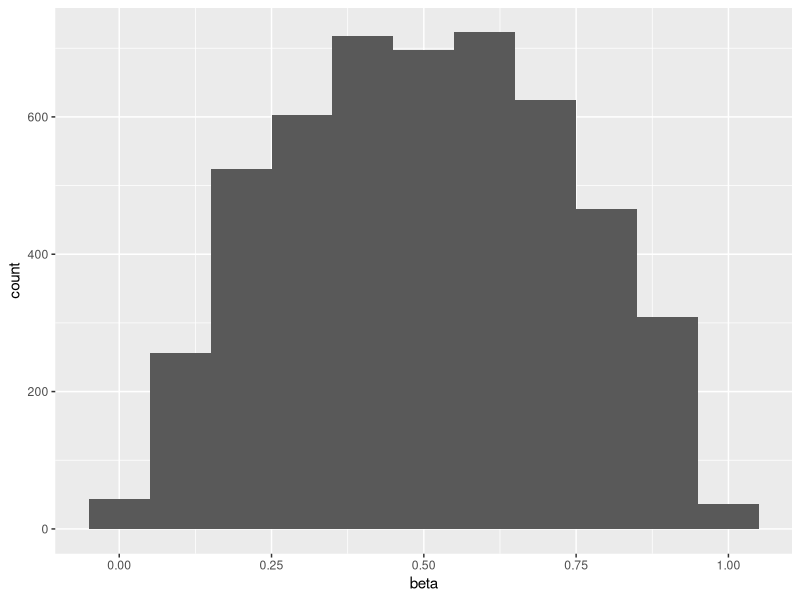
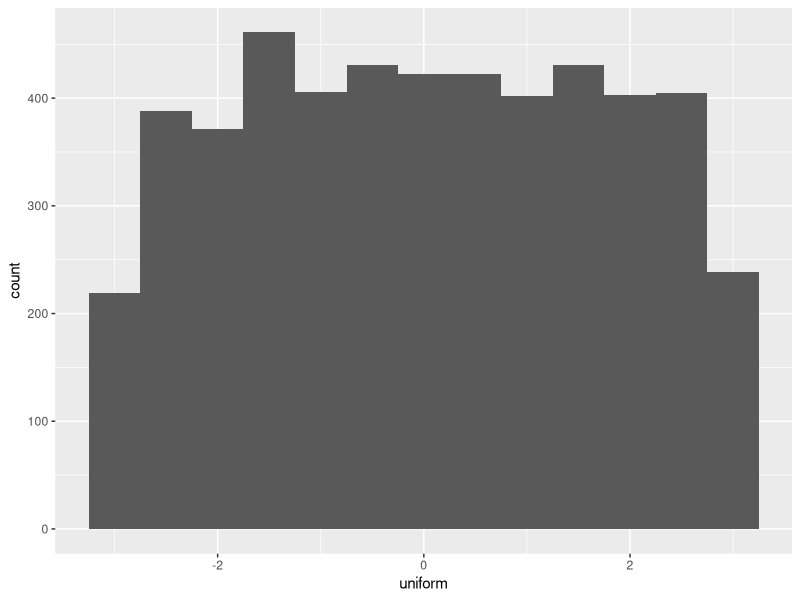
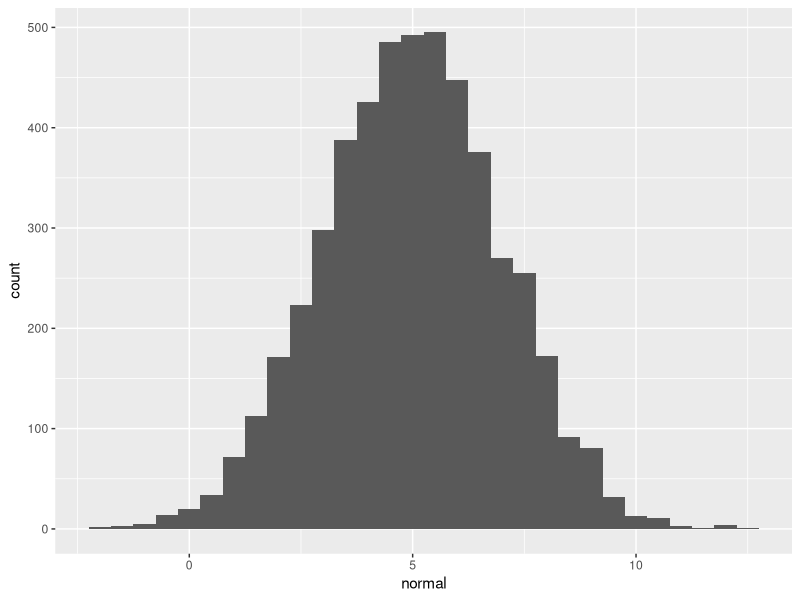

Write the R code that produced these figures, in order.
# The Binomial Distribution
library(dplyr); library(ggplot2)
# rbinom() generates a vector of binomial distributed random deviates given
#   vector length(n), number of trials(size), and a fixed probability.
# Args: rbinom(n, size, p) 
# Coin flip: where (n = # of trials, size = # of coins, p = probability of success(heads))
# where heads = 1, tails = 0

# 1 flip of 1 coin
rbinom(1 ,1, 0.5)

# 1 flip of 8 coins - how many times will heads be the outcome?
rbinom(1, 8, 0.5)

#8 flips of 1 coin - output is result of each coin flip
rbinom(8, 1, 0.5)

# dbinom() finds the probability of getting a certain number of successes(x) in a certain number of 
#   trials(size, n) where the probability of success on each trial is fixed(prob, p):
#   Probability Density Function of the binomial distribution.
# Args: dbinom(x, size, prob, log = FALSE)
# Probability of getting heads 7 times out of 10: P(heads = 7)
dbinom(7, 10, 0.5)

# pbinom() returns the area to the left (<=) of a random variable q in the binomial distribution:
#   Cumulative Density Function of the binomial distribution.
# Args: pbinom(q(vector of quantiles), size, prob, lower.tail = TRUE, log.p = FALSE)
# Probability of getting heads 7 or less times out of 10: P(heads <= 7)
pbinom(7, 10, 0.5)

# Area to the right (>): set lower.tail to TRUE
# Probability of getting heads more than 7 times: P(heads > 7)
pbinom(7, 10, 0.5, lower.tail = FALSE)
# Same as:
1 - (pbinom(7, 10, 0.5))

# Visualizing random numbers - Beta distribution

randoms <- data.frame(
  beta = rbeta(5000, shape1 = 2, shape2 = 2)
)

ggplot(randoms, aes(beta)) +
  geom_histogram(binwidth = 0.1)

# Pseudo-random number generation using rnorm()
# Starting from a particular seed value, all future random numbers will be the same.
set.seed(20000229) 
# Args: rnorm(n, mean = 0, sd = 1)
rnorm(5) 

# Uniform vs Normal Distribution
n_numbers <- 5000

randoms_u_vs_n <- data.frame(
  uniform = runif(n_numbers, min = -3, max = 3),
  normal = rnorm(n_numbers, mean = 5, sd = 2)
)

ggplot(randoms_u_vs_n, aes(uniform)) +
  geom_histogram(binwidth = 0.5)
ggplot(randoms_u_vs_n, aes(normal)) +
  geom_histogram(binwidth = 0.5)

